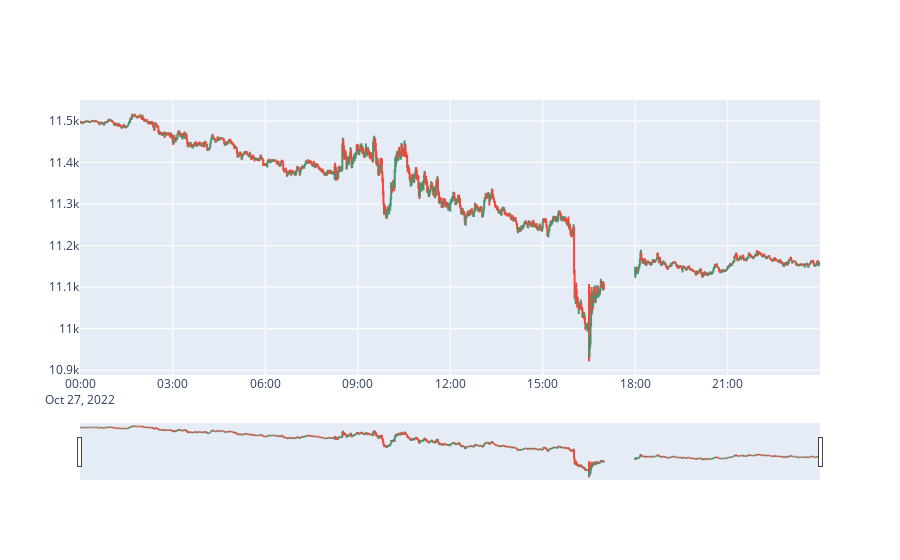

Notebook cell for this chart:
### Markdown cell above
### Visualize 1 min set with OHLC candles

### Code cell
hovertext=[]
for i in range(len(nq_1min['Open'])):
    hovertext.append('Open: '+str(nq_1min['Open'][i])+'<br>Close: '+str(nq_1min['Close'][i]))
    
fig = go.Figure(data= go.Ohlc(x= nq_1min.index, open= nq_1min['Open'], high= nq_1min['High'],  
                low= nq_1min['Low'], close= nq_1min['Close'], text= hovertext, hoverinfo= 'text'))
fig.show()

### Figure 1 — Plotly figure (JSON) as saved in the notebook; plotly's stock layout.template omitted (floating-point values rounded to 4 significant figures; data arrays with more than 128 entries replaced by an {"elided": "..."} marker saying what was removed)
{"data": [{"close": {"elided": "1380 float values"}, "high": {"elided": "1380 float values"}, "hoverinfo": "text", "low": {"elided": "1380 float values"}, "open": {"elided": "1380 float values"}, "text": {"elided": "1380 str values"}, "type": "ohlc", "x": {"elided": "1380 str values"}}], "layout": {}}
